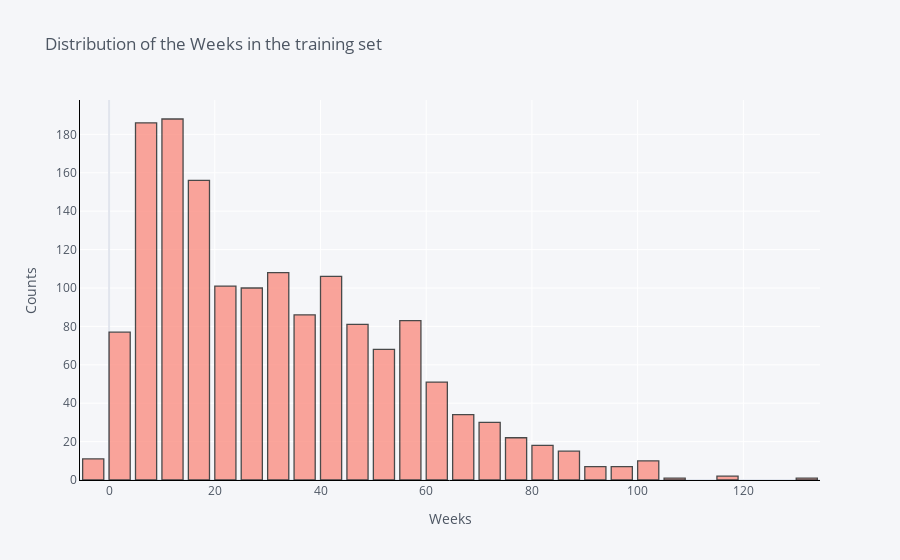

Here is the notebook cell this chart was saved with:
### Code cell
train_df['Weeks'].iplot(kind='hist',
                              xTitle='Weeks', 
                              yTitle='Counts',
                              linecolor='black', 
                              opacity=0.7,
                              color='#FB8072',
                              theme='pearl',
                              bargap=0.2,
                              gridcolor='white',
                              title='Distribution of the Weeks in the training set')

### Figure 1 — Plotly figure (JSON) as saved in the notebook; plotly's stock layout.template omitted (floating-point values rounded to 4 significant figures; data arrays with more than 128 entries replaced by an {"elided": "..."} marker saying what was removed)
{"data": [{"histfunc": "count", "histnorm": "", "marker": {"color": "rgba(251, 128, 114, 1.0)", "line": {"color": "#000000", "width": 1.3}}, "name": "Weeks", "opacity": 0.7, "orientation": "v", "type": "histogram", "x": {"elided": "1549 int values"}}], "layout": {"bargap": 0.2, "barmode": "overlay", "legend": {"bgcolor": "#F5F6F9", "font": {"color": "#4D5663"}}, "paper_bgcolor": "#F5F6F9", "plot_bgcolor": "#F5F6F9", "title": {"font": {"color": "#4D5663"}, "text": "Distribution of the Weeks in the training set"}, "xaxis": {"gridcolor": "white", "linecolor": "black", "showgrid": true, "tickfont": {"color": "#4D5663"}, "title": {"font": {"color": "#4D5663"}, "text": "Weeks"}, "zerolinecolor": "#E1E5ED"}, "yaxis": {"gridcolor": "white", "linecolor": "black", "showgrid": true, "tickfont": {"color": "#4D5663"}, "title": {"font": {"color": "#4D5663"}, "text": "Counts"}, "zerolinecolor": "#E1E5ED"}}}
